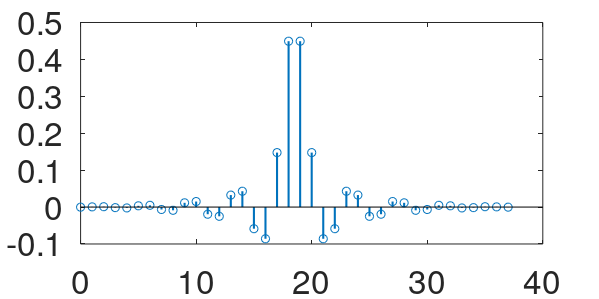
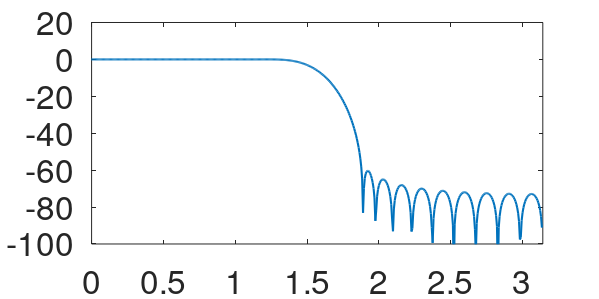

Source code (MATLAB) for these figures, in order:
function lowpass_kaiser

% ringing specification
delta = 0.001; 
A = -20*log10(delta);

% passband specification
passband = 0.2*pi;
omegac = 0.5*pi;

% kaiser formula
beta = 0.1102*(A - 8.7);
M = ceil((A - 8)/(2.285*passband));

% Compute kaiser window
kaiser_window = kaiser(M+1, beta)';

% Compute ideal lowpass filter
n = 0:M;
hI = sin(omegac * (n - M/2))./(pi*(n - M/2));

% compute final filter
h = hI .* kaiser_window;

%%%%%%%%%%%%%
% Plot filter
%%%%%%%%%%%%%
h1 = figure; pos = get(h1, 'Position'); pos([3 4]) = [600 300]; set(h1, 'Position', pos);
stem(n, h, 'LineWidth', 1.5);
set(gcf, 'PaperPositionMode', 'auto'); set(gca, 'FontSize', 24); saveas(gcf, ['figures/lowpass_impulse_response.eps'], 'epsc');

%%%%%%%%%%%%
% Plot DTFT
%%%%%%%%%%%%
num_samples = 1024;
H = fft(h, num_samples);

omega = 2*pi * (0:(num_samples-1)) / num_samples;
omega2 = fftshift(omega);
omega3 = unwrap(omega2 - 2*pi);

h1 = figure; pos = get(h1, 'Position'); pos([3 4]) = [600 300]; set(h1, 'Position', pos);
plot(omega3, 20*log10(abs(fftshift(H))), 'LineWidth', 1.5);
axis([0 pi -100 20]);

set(gcf, 'PaperPositionMode', 'auto'); set(gca, 'FontSize', 24); saveas(gcf, ['figures/lowpass_DTFT.eps'], 'epsc');
